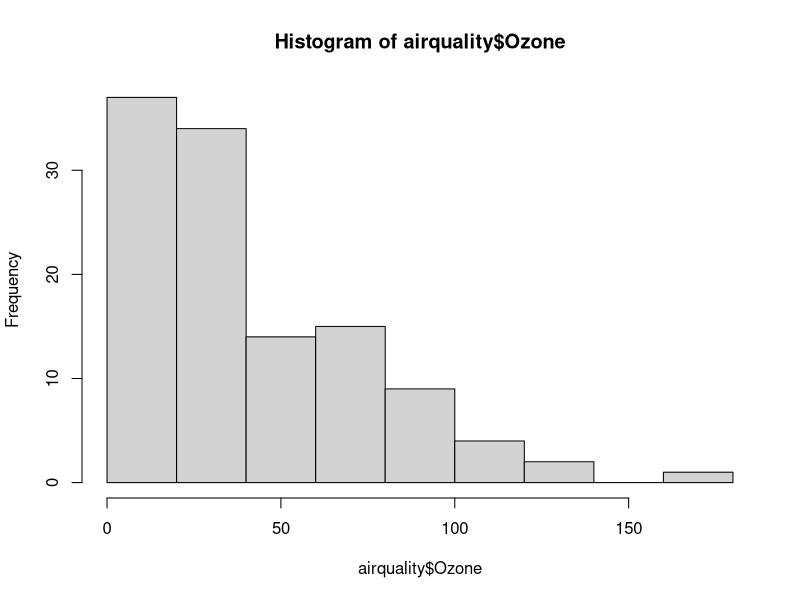
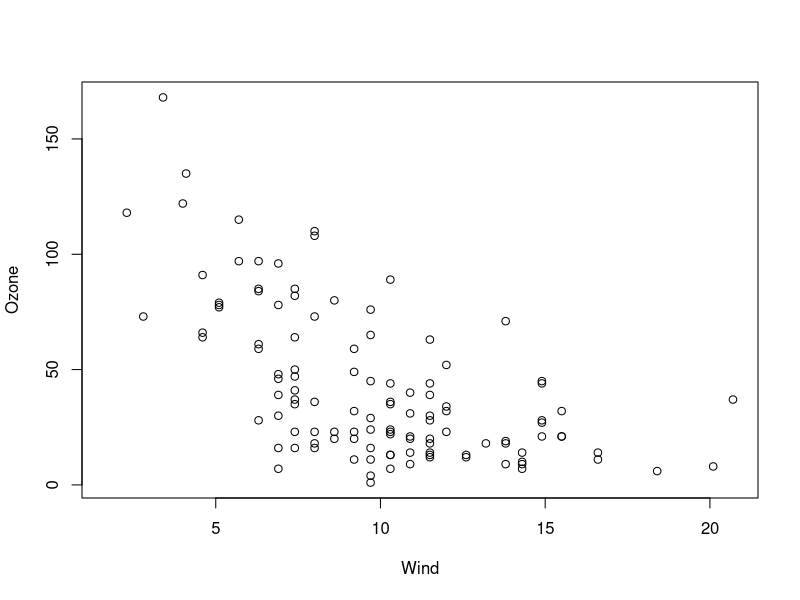
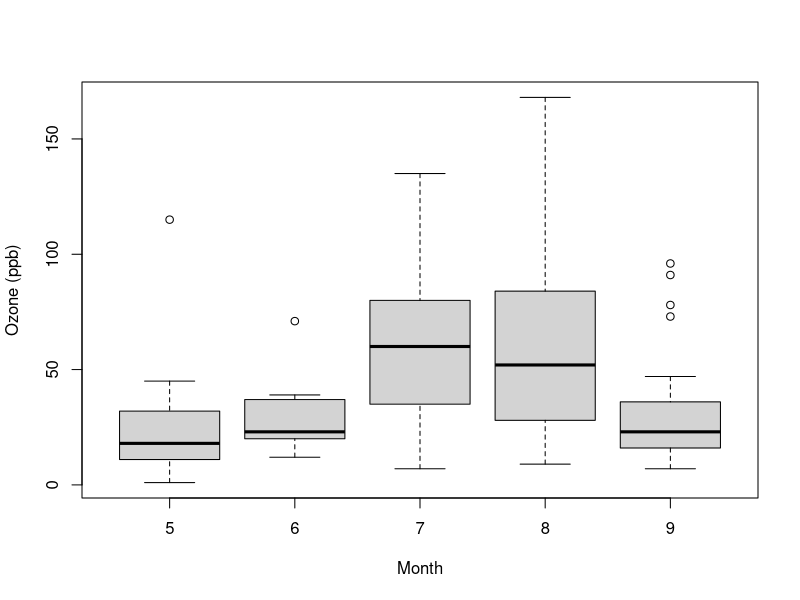
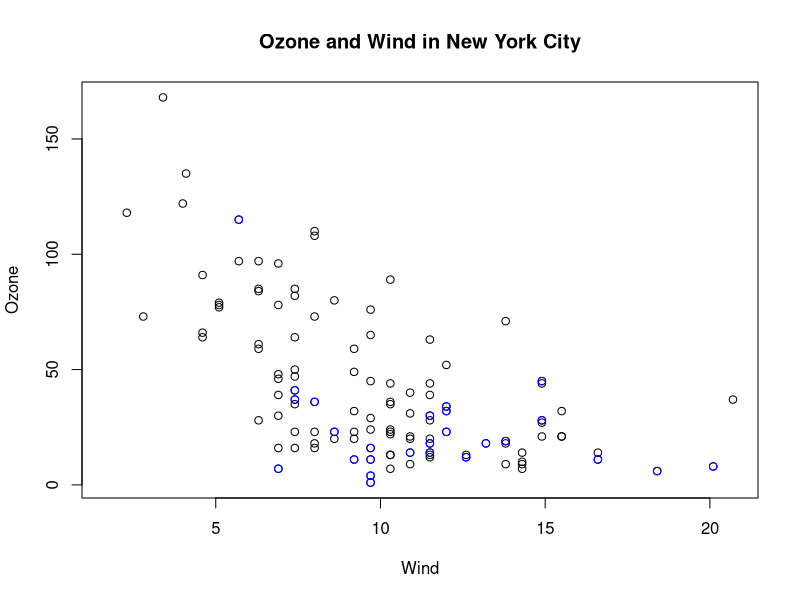
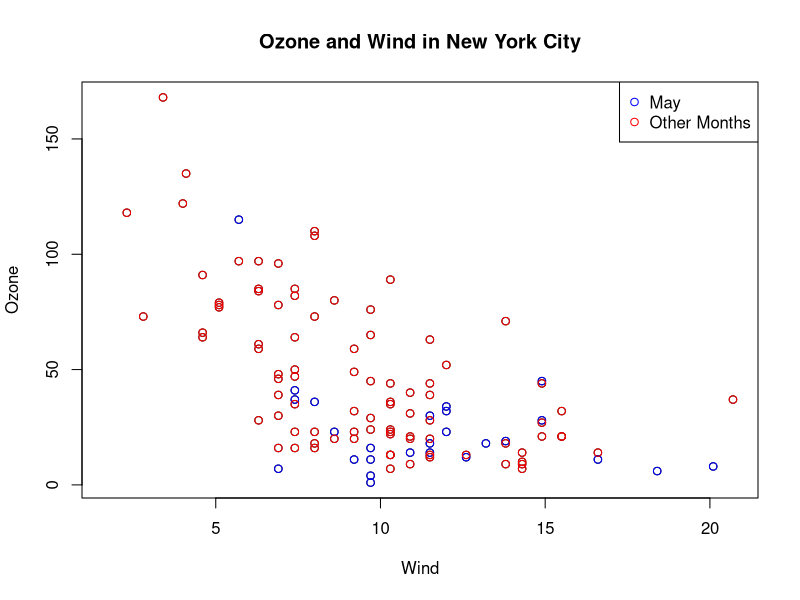
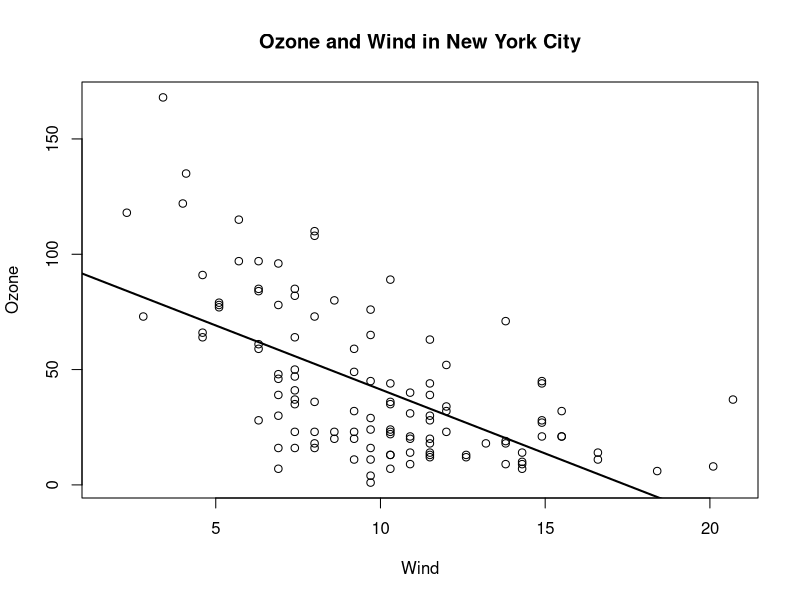
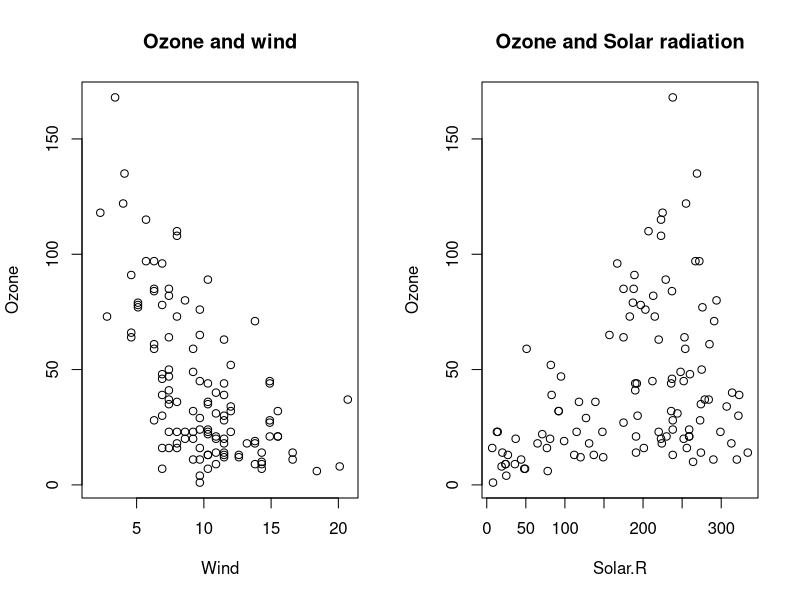
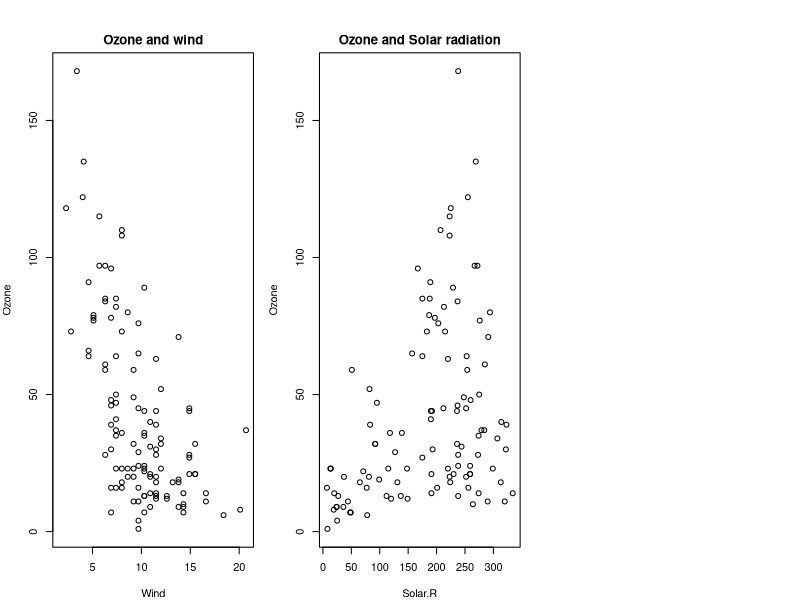

The R script that drew these images, in order: (Note: this script raises an error after producing the figures.)
# Basic Plotting System

# simple base graphics: Histogram
library(datasets)
hist(airquality$Ozone)

# simple base graphics: Scatterplot
library(datasets)
with(airquality, plot(Wind, Ozone))

# simple base graphics: Boxplot
library(datasets)
airquality <- transform(airquality, Month = factor(Month))
boxplot(Ozone ~ Month, airquality, xlab = "Month", ylab = "Ozone (ppb)")

# base plot with annotation
with(airquality, plot(Wind, Ozone, main = 'Ozone and Wind in New York City'))
with(subset(airquality, Month == 5 ), points(Wind, Ozone, col = 'blue'))

with(airquality, plot(Wind, Ozone, main = 'Ozone and Wind in New York City'), type = 'n')
# type = n means not plotting anything, just setup the plot, preapring for the subset
with(subset(airquality, Month == 5 ), points(Wind, Ozone, col = 'blue'))
with(subset(airquality, Month != 5 ), points(Wind, Ozone, col = 'red'))
legend('topright', pch = 1, col=c('blue', 'red'), legend=c('May', 'Other Months'))

# base plot with regression line
with(airquality, plot(Wind, Ozone, main = 'Ozone and Wind in New York City'), pch = 10)
model <- lm(Ozone ~ Wind, airquality)
abline(model, lwd = 2)

# multiple base plots
par(mfrow = c(1,2))
with (airquality, {
  plot(Wind, Ozone, main = 'Ozone and wind')
  plot(Solar.R, Ozone, main = 'Ozone and Solar radiation')
})


par(mfrow = c(1,3), mar = c(4,4,2,1), oma = c(0,0,2,0))
with (airquality, {
  plot(Wind, Ozone, main = 'Ozone and wind')
  plot(Solar.R, Ozone, main = 'Ozone and Solar radiation')
  plot(Tmp, Ozone, main = 'Ozone and Temperature')
  mtext('Ozone and weather in New York City', outer = TRUE)
})


# Base plotting demonstration
x <- rnorm(100)
hist(x)
y <- rnorm(100)
plot(x, y)
par(mar = c(2, 2, 2, 2))
plot(x, y)
plot(x, y, pch = 20) # pch is plot symbols
example(points) # give a lists of plot symbols
title('Scatterplot')
text(-2, -2, 'label')
legend('topleft', legend = 'Data', pch = 20)
abline(fit)
abline(fit, lwd = 3) # lwd = 3 make the line thicker
abline(fit, lwd = 3, col = 'blue')
plot(x, y, xlab = 'Weight', ylab = 'Height', main = 'Scatterplot', pch = 20)
legend('topright', legend = 'Data', pch = 20)
fit <- lm(y ~ x)
abline(fit, lwd = 3, col= 'red')
z <- rpois(200, 2)
par(mfrow = c(2,1))
plot(x, y , pch = 20)
plot(x, y , pch = 10)
par('mar')

plot(x, y, type = 'n')
points(x[g == 'Male'], y[g == 'Male'], col = 'green')
points(x[g == 'Female'], y[g == 'Female'], col = 'blue')







